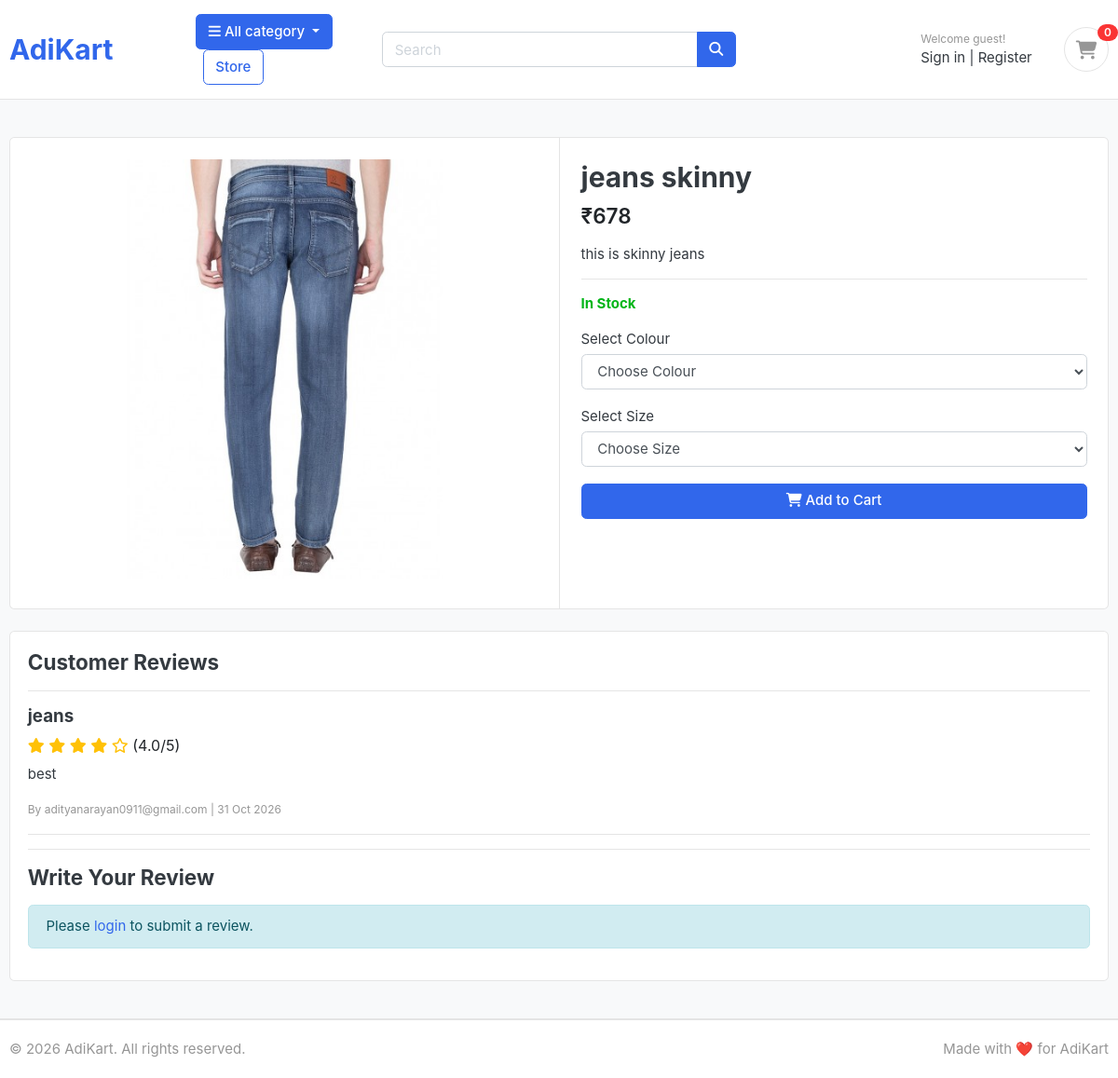
The page /store/product/jeans-skinny/ on the database its author committed.
### store/models.py (models this page shows, shortened)
class product(models.Model):
    product_name = models.CharField(max_length=200)
    slug = models.SlugField(max_length=200, unique=True)
    description = models.TextField(max_length=500)
    price = models.IntegerField()
    images = models.ImageField(upload_to='photos/products')
    stock = models.IntegerField()
    is_available = models.BooleanField(default=True)
    category = models.ForeignKey(
        Category,
        on_delete=models.CASCADE
    )
    created_date = models.DateTimeField(auto_now_add=True)
    modified_date = models.DateTimeField(auto_now=True)

class ReviewRating(models.Model):
    product = models.ForeignKey(
        product,
        on_delete=models.CASCADE
    )
    user = models.ForeignKey(
    settings.AUTH_USER_MODEL,
    on_delete=models.CASCADE
)
    review_title = models.CharField(max_length=100)
    review = models.TextField(max_length=500)
    rating = models.FloatField()
    status = models.BooleanField(default=True)
    created_at = models.DateTimeField(auto_now_add=True)

### accounts/models.py (models this page shows, shortened)
class Account(AbstractBaseUser):
    first_name = models.CharField(max_length=50)
    last_name = models.CharField(max_length=50)
    username = models.CharField(max_length=50, unique=True)
    email = models.EmailField(max_length=100, unique=True)
    phone_number = models.CharField(max_length=50, blank=True)
    profile_picture = models.ImageField(
        upload_to='photos/profile_pictures',
        blank=True,
        null=True
    )
    address_line_1 = models.CharField(max_length=255, blank=True)
    address_line_2 = models.CharField(max_length=255, blank=True)
    city = models.CharField(max_length=100, blank=True)
    state = models.CharField(max_length=100, blank=True)
    country = models.CharField(max_length=100, blank=True)
    date_joined = models.DateTimeField(auto_now_add=True)
    last_login = models.DateTimeField(auto_now=True)
    is_admin = models.BooleanField(default=False)
    is_staff = models.BooleanField(default=False)
    is_active = models.BooleanField(default=False)
    is_superadmin = models.BooleanField(default=False)
    USERNAME_FIELD = 'email'
    REQUIRED_FIELDS = ['username', 'first_name', 'last_name']
    objects = MyAccountManager()
    def __str__(self):
        return self.email

### store/views.py (the view)
def product_detail(request, product_slug):
    product_item = get_object_or_404(
        product,
        slug=product_slug
    )
    reviews = ReviewRating.objects.filter(
        product=product_item,
        status=True
    ).select_related('user')
    can_review = False
    if request.user.is_authenticated:
        can_review = OrderProduct.objects.filter(
            user=request.user,
            product=product_item,
            order__payment_status='Success'
        ).exists()
    return render(
        request,
        'store/product-detail.html',
        {
            'product': product_item,
            'reviews': reviews,
            'can_review': can_review,
        }
    )

### cart/context_processors.py (called while the page is built)
def cart_count(request):
    cart = request.session.get('cart', {})
    count = 0
    for data in cart.values():
        if isinstance(data, dict):
            count += data.get('quantity', 0)
        else:
            count += data
    return {
        'cart_count': count
    }

### templates/store/product-detail.html (shortened to what this page needs)
{% extends 'base.html' %}
{% load static %}
{% block content %}
<section class="section-content padding-y bg">
    <div class="container">
        <div class="card">
            <div class="row no-gutters">
                <aside class="col-md-6">
                    <article class="gallery-wrap">
                        <div class="img-big-wrap text-center p-4">
                            {% if product.images %}
                                <img
                                    src="{{ product.images.url }}"
                                    alt="{{ product.product_name }}"
                                    class="product-image"
                                >
                            {% endif %}
                        </div>
                    </article>
                </aside>
                <main class="col-md-6 border-left">
                    <article class="content-body p-4">
                        <h2 class="title">
                            {{ product.product_name }}
                        </h2>
                        <div class="mb-3">
                            <var class="price h4">
                                ₹{{ product.price }}
                            </var>
                        </div>
                        <p>
                            {{ product.description }}
                        </p>
                        <hr>
                        {% if product.is_available and product.stock > 0 %}
                            <p class="text-success">
                                <strong>In Stock</strong>
                            </p>
                        {% else %}
                            <p class="text-danger">
                                <strong>Out of Stock</strong>
                            </p>
                        {% endif %}
                        {% if product.is_available and product.stock > 0 %}
                            <form
                                action="{% url 'add_to_cart' product.id %}"
                                method="GET"
                            >
                                <div class="form-group">
                                    <label for="color">
                                        Select Colour
                                    </label>
                                    <select
                                        name="color"
                                        id="color"
                                        class="form-control"
                                        required
                                    >
                                        <option value="">
                                            Choose Colour
                                        </option>
                                    </select>
                                </div>
                                <div class="form-group">
                                    <label for="size">
                                        Select Size
                                    </label>
                                    <select
                                        name="size"
                                        id="size"
                                        class="form-control"
                                        required
                                    >
                                        <option value="">
                                            Choose Size
                                        </option>
                                    </select>
                                </div>
                                <button
                                    type="submit"
                                    class="btn btn-primary btn-block"
                                >
                                    <i class="fas fa-shopping-cart"></i>
                                    Add to Cart
                                </button>
                            </form>
                        {% endif %}
                    </article>
                </main>
            </div>
        </div>
        <div class="card mt-4">
            <div class="card-body">
                <h4 class="mb-3">
                    Customer Reviews
                </h4>
                <hr>
                {% for review in reviews %}
                    <div class="border-bottom pb-3 mb-3">
                        <h5>
                            {{ review.review_title }}
                        </h5>
                        <div class="review-stars">
                            {% for i in "12345" %}
                                {% if forloop.counter <= review.rating %}
                                    <i class="fas fa-star"></i>
                                {% else %}
                                    <i class="far fa-star"></i>
                                {% endif %}
                            {% endfor %}
                            <span class="text-dark">
                                ({{ review.rating }}/5)
                            </span>
                        </div>
                        <p class="mt-2">
                            {{ review.review }}
                        </p>
                        <small class="text-muted">
                            By {{ review.user }}
                            | {{ review.created_at|date:"d M Y" }}
                        </small>
                    </div>
                {% empty %}
                    <p>
                        No reviews yet. Be the first to review this product!
                    </p>
                {% endfor %}
                <hr>
                <h4 class="mb-3">
                    Write Your Review
                </h4>
                {% if user.is_authenticated %}
                    {% if can_review %}
                        <p class="text-success">
                            <i class="fas fa-check-circle"></i>
                            You have purchased this product.
                            You can submit your review.
                        </p>
                        <form
                            method="POST"
                            action="{% url 'submit_review' product.id %}"
                        >
                            {% csrf_token %}
                            <div class="form-group">
                                <label>
                                    How do you rate this product?
                                </label>
                                <div class="rating-stars">
                                    <input
                                        type="radio"
                                        name="rating"
                                        value="5"
                                        id="star5"
                                        required
                                    >
                                    <label for="star5"
                                           title="5 stars">★</label>
                                    <input
                                        type="radio"
                                        name="rating"
                                        value="4"
                                        id="star4"
                                    >
                                    <label for="star4"
                                           title="4 stars">★</label>
                                    <input
                                        type="radio"
                                        name="rating"
                                        value="3"
                                        id="star3"
                                    >
                                    <label for="star3"
                                           title="3 stars">★</label>
                                    <input
                                        type="radio"
                                        name="rating"
                                        value="2"
                                        id="star2"
                                    >
                                    <label for="star2"
                                           title="2 stars">★</label>
                                    <input
                                        type="radio"
                                        name="rating"
                                        value="1"
                                        id="star1"
                                    >
                                    <label for="star1"
                                           title="1 star">★</label>
                                </div>
                            </div>
                            <div class="form-group">
                                <label for="review_title">
                                    Review Title
                                </label>
                                <input
                                    type="text"
                                    name="review_title"
                                    id="review_title"
                                    class="form-control"
                                    maxlength="100"
                                    placeholder="Enter review title"
                                    required
                                >
                            </div>
                            <div class="form-group">
                                <label for="review">
                                    Your Review
                                </label>
                                <textarea
                                    name="review"
                                    id="review"
                                    class="form-control"
                                    rows="4"
                                    maxlength="500"
                                    placeholder="Write your experience..."
                                    required
                                ></textarea>
                            </div>
                            <button
                                type="submit"
                                class="btn btn-primary"
                            >
                                Submit Review
                            </button>
                        </form>
                    {% else %}
                        <div class="alert alert-info">
                            <i class="fas fa-lock"></i>
                            You can write a review after purchasing
                            this product and completing payment.
                        </div>
                    {% endif %}
                {% else %}
                    <div class="alert alert-info">
                        Please
                        <a href="{% url 'login' %}">
                            login
                        </a>
                        to submit a review.
                    </div>
                {% endif %}
            </div>
        </div>
    </div>
</section>
{% endblock %}

### AdiKart/static/css/ui.css (style rules this page uses)
html { font-family: "Inter", sans-serif; font-size: 15px; }
.content-body { flex: 1 1 auto; padding: 2rem 2.3rem; }
.padding-y { padding-top: 40px; padding-bottom: 40px; }
var { font-style: normal; }
article:after, .form-group:after { display: block; clear: both; content: ""; }
.bg { background-color: #f8f9fa; }
.price { font-weight: 600; color: #212529; }
.gallery-wrap .img-big-wrap { margin-bottom: 10px; border-radius: 0.37rem; overflow: hidden; background-color: #fff; }
.gallery-wrap .img-big-wrap img { height: 450px; width: auto; display: inline-block; }

### templates/store/product-detail.html (style rules this page uses)
.review-stars { color: #ffc107; font-size: 16px; }
.product-image { max-width: 100%; max-height: 450px; object-fit: contain; }

### rows shown on the page
product: images (picture), product_name "jeans skinny", price "678", description "this is skinny jeans"
ReviewRating: review_title "jeans", rating "4.0", review "best", user "adityanarayan0911@gmail.com", created_at "31 Oct 2026"

### other values the page prints
{{ cart_count }} "0"
